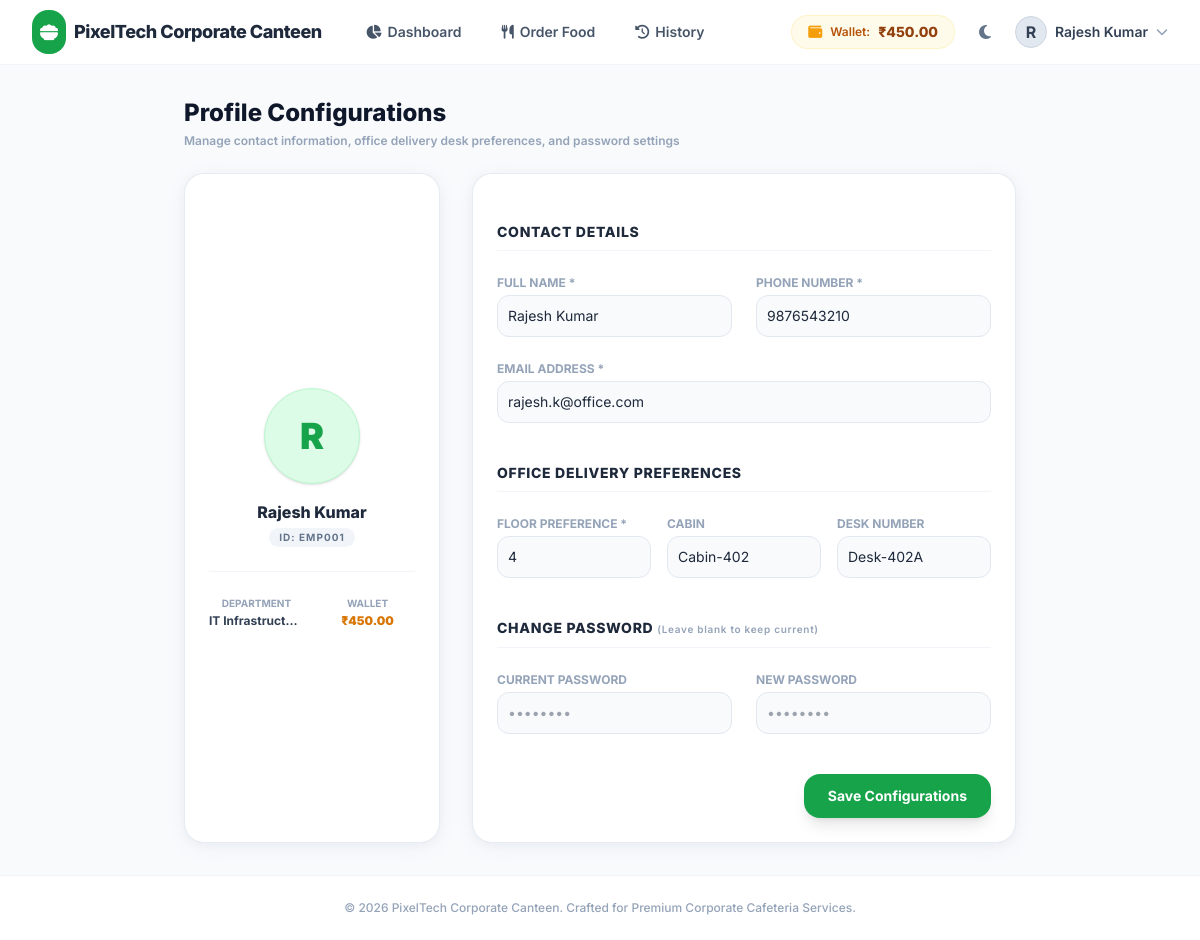
/employee/profile.php (signed in), run on the app's committed database.
### tables this page shows
CREATE TABLE `employees` (
  `id` INT AUTO_INCREMENT PRIMARY KEY,
  `employee_id` VARCHAR(50) UNIQUE NOT NULL,
  `name` VARCHAR(100) NOT NULL,
  `department` VARCHAR(100) NOT NULL,
  `phone` VARCHAR(20) NOT NULL,
  `email` VARCHAR(100) NOT NULL UNIQUE,
  `password_hash` VARCHAR(255) NOT NULL,
  `status` ENUM('active', 'inactive') DEFAULT 'active',
  `floor` INT NOT NULL,
  `cabin` VARCHAR(50) DEFAULT NULL,
  `desk_number` VARCHAR(50) DEFAULT NULL,
  `wallet_balance` DECIMAL(10,2) DEFAULT 500.00,
  `created_at` TIMESTAMP DEFAULT CURRENT_TIMESTAMP
);

### includes/auth.php (called while the page is built, shortened)
<?php
function is_employee_logged_in() {
    return isset($_SESSION['employee_logged_in']) && $_SESSION['employee_logged_in'] === true && isset($_SESSION['employee_id']);
}

### employee/profile.php (the view, shortened to what this page needs)
<?php
require_once dirname(__DIR__) . '/includes/header.php';
?>
<div class="max-w-4xl mx-auto px-4 sm:px-6 lg:px-8 py-8">
    <div class="mb-6">
        <h1 class="text-2xl font-extrabold text-slate-900 dark:text-white">Profile Configurations</h1>
        <p class="text-xs font-semibold text-slate-400 mt-1">Manage contact information, office delivery desk preferences, and password settings</p>
    </div>
    <div class="grid grid-cols-1 lg:grid-cols-3 gap-8">
        <div class="premium-card p-6 text-center flex flex-col items-center justify-center">
            <div class="relative w-24 h-24 rounded-full bg-brand-100 dark:bg-brand-900/30 border border-brand-200 dark:border-brand-800 flex items-center justify-center text-brand-600 dark:text-brand-400 font-black text-4xl mb-4 shadow">
                <?php echo strtoupper(substr($employee_data['name'], 0, 1)); ?>
            </div>
            <h3 class="text-base font-extrabold text-slate-800 dark:text-slate-200"><?php echo htmlspecialchars($employee_data['name']); ?></h3>
            <span class="px-2.5 py-0.5 mt-1 rounded-full text-[10px] font-bold bg-slate-100 dark:bg-slate-700/50 text-slate-500 uppercase tracking-widest">
                ID: <?php echo $employee_data['employee_id']; ?>
            </span>
            <div class="w-full grid grid-cols-2 gap-4 mt-6 pt-6 border-t border-slate-100 dark:border-slate-700/50 text-center">
                <div>
                    <span class="block text-[10px] font-bold text-slate-400 uppercase">Department</span>
                    <span class="text-xs font-bold text-slate-700 dark:text-slate-300 mt-0.5 block truncate"><?php echo htmlspecialchars($employee_data['department']); ?></span>
                </div>
                <div>
                    <span class="block text-[10px] font-bold text-slate-400 uppercase">Wallet</span>
                    <span class="text-xs font-black text-amber-600 dark:text-amber-400 mt-0.5 block">₹<?php echo number_format($employee_data['wallet_balance'], 2); ?></span>
                </div>
            </div>
        </div>
        <div class="premium-card p-6 lg:col-span-2">
            <form id="profile-form" class="space-y-6">
                <h3 class="text-sm font-extrabold text-slate-800 dark:text-white uppercase tracking-wider pb-2 border-b border-slate-100 dark:border-slate-700/50">
                    Contact Details
                </h3>
                <div class="grid grid-cols-1 sm:grid-cols-2 gap-6">
                    <div>
                        <label class="block text-xs font-bold text-slate-400 uppercase">Full Name *</label>
                        <input type="text" name="name" required value="<?php echo htmlspecialchars($employee_data['name']); ?>"
                               class="mt-1 block w-full border border-slate-200 dark:border-slate-700 rounded-xl p-2.5 text-sm bg-slate-50 dark:bg-slate-900 focus:ring-2 focus:ring-brand-600 focus:outline-none transition-all">
                    </div>
                    <div>
                        <label class="block text-xs font-bold text-slate-400 uppercase">Phone Number *</label>
                        <input type="text" name="phone" required value="<?php echo htmlspecialchars($employee_data['phone']); ?>"
                               class="mt-1 block w-full border border-slate-200 dark:border-slate-700 rounded-xl p-2.5 text-sm bg-slate-50 dark:bg-slate-900 focus:ring-2 focus:ring-brand-600 focus:outline-none transition-all">
                    </div>
                    <div class="sm:col-span-2">
                        <label class="block text-xs font-bold text-slate-400 uppercase">Email Address *</label>
                        <input type="email" name="email" required value="<?php echo htmlspecialchars($employee_data['email']); ?>"
                               class="mt-1 block w-full border border-slate-200 dark:border-slate-700 rounded-xl p-2.5 text-sm bg-slate-50 dark:bg-slate-900 focus:ring-2 focus:ring-brand-600 focus:outline-none transition-all">
                    </div>
                </div>
                <h3 class="text-sm font-extrabold text-slate-800 dark:text-white uppercase tracking-wider pb-2 border-b border-slate-100 dark:border-slate-700/50 pt-4">
                    Office Delivery preferences
                </h3>
                <div class="grid grid-cols-3 gap-4">
                    <div>
                        <label class="block text-xs font-bold text-slate-400 uppercase">Floor preference *</label>
                        <input type="number" name="floor" required min="1" max="10" value="<?php echo $employee_data['floor']; ?>"
                               class="mt-1 block w-full border border-slate-200 dark:border-slate-700 rounded-xl p-2.5 text-sm bg-slate-50 dark:bg-slate-900 focus:ring-2 focus:ring-brand-600 focus:outline-none transition-all">
                    </div>
                    <div>
                        <label class="block text-xs font-bold text-slate-400 uppercase">Cabin</label>
                        <input type="text" name="cabin" value="<?php echo htmlspecialchars($employee_data['cabin'] ?? ''); ?>"
                               class="mt-1 block w-full border border-slate-200 dark:border-slate-700 rounded-xl p-2.5 text-sm bg-slate-50 dark:bg-slate-900 focus:ring-2 focus:ring-brand-600 focus:outline-none transition-all">
                    </div>
                    <div>
                        <label class="block text-xs font-bold text-slate-400 uppercase">Desk Number</label>
                        <input type="text" name="desk_number" value="<?php echo htmlspecialchars($employee_data['desk_number'] ?? ''); ?>"
                               class="mt-1 block w-full border border-slate-200 dark:border-slate-700 rounded-xl p-2.5 text-sm bg-slate-50 dark:bg-slate-900 focus:ring-2 focus:ring-brand-600 focus:outline-none transition-all">
                    </div>
                </div>
                <h3 class="text-sm font-extrabold text-slate-800 dark:text-white uppercase tracking-wider pb-2 border-b border-slate-100 dark:border-slate-700/50 pt-4">
                    Change Password <span class="text-[10px] text-slate-400 font-semibold normal-case">(Leave blank to keep current)</span>
                </h3>
                <div class="grid grid-cols-1 sm:grid-cols-2 gap-6">
                    <div>
                        <label class="block text-xs font-bold text-slate-400 uppercase">Current Password</label>
                        <input type="password" name="current_password" placeholder="••••••••"
                               class="mt-1 block w-full border border-slate-200 dark:border-slate-700 rounded-xl p-2.5 text-sm bg-slate-50 dark:bg-slate-900 focus:ring-2 focus:ring-brand-600 focus:outline-none transition-all">
                    </div>
                    <div>
                        <label class="block text-xs font-bold text-slate-400 uppercase">New Password</label>
                        <input type="password" name="new_password" placeholder="••••••••"
                               class="mt-1 block w-full border border-slate-200 dark:border-slate-700 rounded-xl p-2.5 text-sm bg-slate-50 dark:bg-slate-900 focus:ring-2 focus:ring-brand-600 focus:outline-none transition-all">
                    </div>
                </div>
                <div class="pt-4 flex justify-end">
                    <button type="submit" id="save-profile-btn"
                            class="px-6 py-3 bg-brand-600 hover:bg-brand-700 text-white text-sm font-bold rounded-2xl shadow-lg transition-all transform active:scale-95">
                        Save Configurations
                    </button>
                </div>
            </form>
        </div>
    </div>
</div>
<?php require_once dirname(__DIR__) . '/includes/footer.php'; ?>

### includes/header.php (shortened to what this page needs)
<?php
require_once dirname(__DIR__) . '/includes/auth.php';
$company_name = "Office Canteen";
try {
    $stmt = $pdo->query("SELECT setting_key, setting_value FROM settings");
    $settings = [];
    while ($row = $stmt->fetch()) {
        $settings[$row['setting_key']] = $row['setting_value'];
    }
    if (isset($settings['company_name'])) $company_name = $settings['company_name'];
} catch (\Exception $e) {
}
$employee_data = null;
if (is_employee_logged_in()) {
    $stmt = $pdo->prepare("SELECT * FROM employees WHERE id = ?");
    $stmt->execute([$_SESSION['employee_db_id']]);
    $employee_data = $stmt->fetch();
}
?>
<!DOCTYPE html>
<html lang="en" class="h-full">
<head>
    <link rel="stylesheet" href="https://cdnjs.cloudflare.com/ajax/libs/font-awesome/6.4.0/css/all.min.css">
    <script src="https://cdn.tailwindcss.com"></script>
    <link rel="stylesheet" href="/assets/css/style.css">
</head>
<body class="h-full flex flex-col bg-slate-50 dark:bg-slate-900 transition-colors duration-200">
    <?php if (is_employee_logged_in()): ?>
    <nav class="bg-white dark:bg-slate-800 border-b border-slate-100 dark:border-slate-700 sticky top-0 z-40 transition-colors">
        <div class="max-w-7xl mx-auto px-4 sm:px-6 lg:px-8">
            <div class="flex justify-between h-16">
                <div class="flex">
                    <a href="/employee/dashboard.php" class="flex-shrink-0 flex items-center space-x-2">
                        <div class="p-2 rounded-2xl bg-brand-600 text-white flex items-center justify-center">
                            <i class="fas fa-bowl-food text-lg"></i>
                        </div>
                        <span class="font-extrabold text-lg text-slate-800 dark:text-white tracking-tight">
                            <?php echo htmlspecialchars($company_name); ?>
                        </span>
                    </a>
                    <div class="hidden md:ml-8 md:flex md:space-x-4 md:items-center">
                        <a href="/employee/dashboard.php" class="px-3 py-2 rounded-2xl text-sm font-semibold transition-all <?php echo (strpos($_SERVER['REQUEST_URI'], 'dashboard.php') !== false) ? 'bg-brand-50 text-brand-600 dark:bg-brand-500/10 dark:text-brand-500' : 'text-slate-600 dark:text-slate-300 hover:bg-slate-50 dark:hover:bg-slate-700' ?>">
                            <i class="fas fa-chart-pie mr-1.5"></i>Dashboard
                        </a>
                        <a href="/employee/order.php" class="px-3 py-2 rounded-2xl text-sm font-semibold transition-all <?php echo (strpos($_SERVER['REQUEST_URI'], 'order.php') !== false) ? 'bg-brand-50 text-brand-600 dark:bg-brand-500/10 dark:text-brand-500' : 'text-slate-600 dark:text-slate-300 hover:bg-slate-50 dark:hover:bg-slate-700' ?>">
                            <i class="fas fa-utensils mr-1.5"></i>Order Food
                        </a>
                        <a href="/employee/order-history.php" class="px-3 py-2 rounded-2xl text-sm font-semibold transition-all <?php echo (strpos($_SERVER['REQUEST_URI'], 'order-history.php') !== false) ? 'bg-brand-50 text-brand-600 dark:bg-brand-500/10 dark:text-brand-500' : 'text-slate-600 dark:text-slate-300 hover:bg-slate-50 dark:hover:bg-slate-700' ?>">
                            <i class="fas fa-clock-rotate-left mr-1.5"></i>History
                        </a>
                    </div>
                </div>
                <div class="hidden md:flex items-center space-x-4">
                    <div class="flex items-center space-x-2 px-4 py-1.5 bg-amber-50 dark:bg-amber-950/20 border border-amber-100 dark:border-amber-900/30 rounded-2xl">
                        <i class="fas fa-wallet text-amber-500 text-sm"></i>
                        <span class="text-xs font-semibold text-amber-700 dark:text-amber-400">Wallet:</span>
                        <span class="text-sm font-extrabold text-amber-800 dark:text-amber-300">₹<?php echo number_format($employee_data['wallet_balance'] ?? 0.00, 2); ?></span>
                    </div>
                    <button onclick="toggleDarkMode()" class="p-2 rounded-2xl text-slate-500 hover:text-slate-700 dark:text-slate-400 dark:hover:text-slate-200 hover:bg-slate-100 dark:hover:bg-slate-700 transition-colors">
                        <i class="fas fa-moon dark:hidden"></i>
                    </button>
                    <div class="relative group">
                        <button class="flex items-center space-x-2 focus:outline-none py-2">
                            <div class="w-8 h-8 rounded-full bg-slate-200 flex items-center justify-center text-slate-700 font-bold border border-slate-300 dark:border-slate-600">
                                <?php echo strtoupper(substr($employee_data['name'] ?? 'E', 0, 1)); ?>
                            </div>
                            <span class="text-sm font-semibold text-slate-700 dark:text-slate-300"><?php echo htmlspecialchars($employee_data['name'] ?? 'Employee'); ?></span>
                            <i class="fas fa-chevron-down text-xs text-slate-400"></i>
                        </button>
                    </div>
                </div>
            </div>
        </div>
    </nav>
    <?php endif; ?>
    <main class="flex-grow">

### assets/css/style.css (style rules this page uses)
:root { --primary: #16A34A; --accent: #F59E0B; --background: #F8FAFC; --card: #FFFFFF; --font-family: 'Inter', sans-serif; }
body { font-family: var(--font-family); background-color: var(--background); color: #1E293B; }
.premium-card { border-radius: 20px; background: #FFFFFF; box-shadow: 0 4px 20px -2px rgba(148, 163, 184, 0.12), 0 2px 8px -1px rgba(148, 163, 184, 0.08); transition: all 250ms cubic-bezier(0.4, 0, 0.2, 1); border: 1px solid rgba(226, 232, 240, 0.8); }

### data on the page
employees: wallet_balance "450.00", name "R", name "Rajesh Kumar", employee "EMP001", department "IT Infrastructure", phone "9876543210", email "rajesh.k@office.com", floor "4", cabin "Cabin-402", desk_number "Desk-402A"

### other printed values
$company_name "PixelTech Corporate Canteen"
